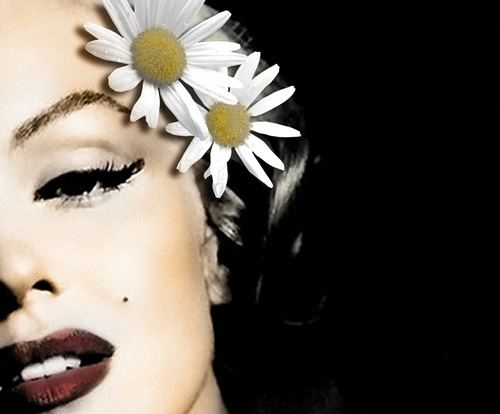
#> input picture fotos_flores_proyecto/flores/test/Image_103.jpg, 500 x 414 px; its folder holds only this picture in this run
$ python test_popup_procesamiento.py
#> lines starting #> are read from the running program, lines starting #| are printed output that depends on the picture
#> in show_image_processing_demo, original_image is the input picture: PIL image 500x414 RGB; mean R, G, B 96.7, 89.3, 80.9
### utils.py
"""
Utilidades generales para el proyecto.
Incluye funciones de procesamiento de imágenes, logging y helpers.
"""
import cv2
import numpy as np
from PIL import Image, ImageEnhance, ImageFilter
import os
import random
from datetime import datetime


class ImageProcessor:
    """Clase para procesamiento avanzado de imágenes con técnicas de ecualización y mejora."""

    @staticmethod
    def equalize_histogram_global(image):
        """
        Ecualización global de histograma.
        Mejora el contraste general de la imagen.
        """
        if isinstance(image, Image.Image):
            image = np.array(image)

        if len(image.shape) == 3:  # Color image
            # Convertir a espacio de color YCrCb
            ycrcb = cv2.cvtColor(image, cv2.COLOR_RGB2YCrCb)
#> ycrcb: shape (414, 500, 3); mean of channels 0, 1, 2 90.6, 132.4, 122.5
            # Ecualizar solo el canal Y (luminancia)
            ycrcb[:, :, 0] = cv2.equalizeHist(ycrcb[:, :, 0])
#> ycrcb: shape (414, 500, 3); mean of channels 0, 1, 2 84.5, 132.4, 122.5
            # Convertir de vuelta a RGB
            equalized = cv2.cvtColor(ycrcb, cv2.COLOR_YCrCb2RGB)
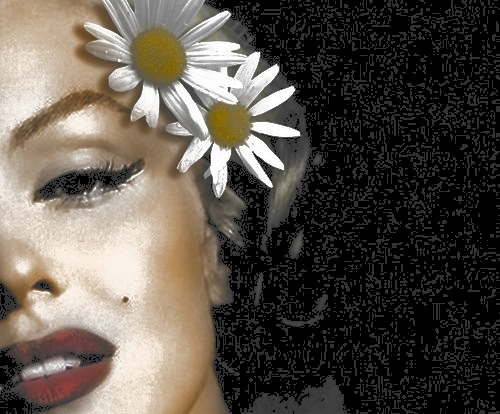
#> equalized: shape (414, 500, 3); mean R, G, B 90.6, 83.3, 74.8
        else:  # Grayscale
            equalized = cv2.equalizeHist(image)

        return Image.fromarray(equalized)

    @staticmethod
    def equalize_histogram_adaptive(image, clip_limit=2.0, tile_grid_size=(8, 8)):
        """
        Ecualización adaptativa de histograma (CLAHE).
        Mejora el contraste local, especialmente útil para imágenes subexpuestas.
        """
#> called with clip_limit = 2, tile_grid_size = (8, 8)
        if isinstance(image, Image.Image):
            image = np.array(image)

        if len(image.shape) == 3:  # Color image
            # Convertir a LAB para aplicar CLAHE en el canal L
            lab = cv2.cvtColor(image, cv2.COLOR_RGB2LAB)
#> lab: shape (414, 500, 3); mean of channels 0, 1, 2 92.4, 129.4, 133.3
            clahe = cv2.createCLAHE(clipLimit=clip_limit, tileGridSize=tile_grid_size)
            lab[:, :, 0] = clahe.apply(lab[:, :, 0])
#> lab: shape (414, 500, 3); mean of channels 0, 1, 2 86.9, 129.4, 133.3
            equalized = cv2.cvtColor(lab, cv2.COLOR_LAB2RGB)
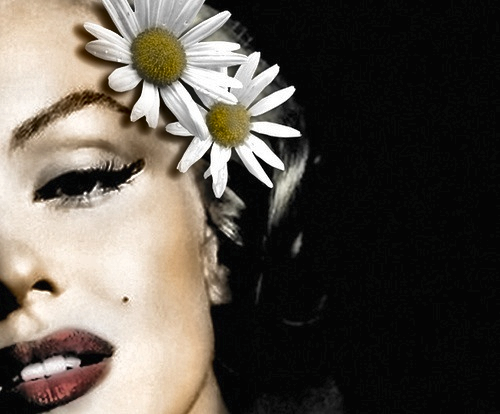
#> equalized: shape (414, 500, 3); mean R, G, B 91.3, 84.3, 75.9
        else:  # Grayscale
            clahe = cv2.createCLAHE(clipLimit=clip_limit, tileGridSize=tile_grid_size)
            equalized = clahe.apply(image)

        return Image.fromarray(equalized)

    # [26 lines left out: functions apply_gaussian_blur, apply_median_blur, apply_average_blur, not called in this run]

    @staticmethod
    def enhance_contrast(image, factor=1.5):
        """Mejora el contraste usando PIL."""
#> called with factor = 1.5
        if not isinstance(image, Image.Image):
            image = Image.fromarray(image)

        enhancer = ImageEnhance.Contrast(image)
        return enhancer.enhance(factor)

    @staticmethod
    def enhance_brightness(image, factor=1.2):
        """Ajusta el brillo de la imagen."""
#> called with factor = 0.6
        if not isinstance(image, Image.Image):
            image = Image.fromarray(image)

        enhancer = ImageEnhance.Brightness(image)
        return enhancer.enhance(factor)
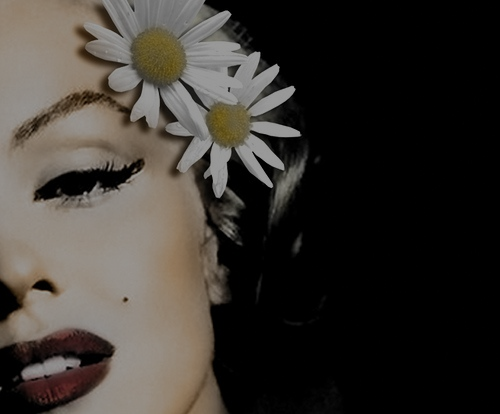
#> returned value: PIL image 500x414 RGB; mean R, G, B 57.7, 53.3, 48.2

    # [18 lines left out: functions sharpen_image, resize_image, not called in this run]

    @staticmethod
    def create_underexposed(image, factor=0.5):
        """Crea una versión subexpuesta de la imagen."""
        return ImageProcessor.enhance_brightness(image, factor)

    @staticmethod
    def create_overexposed(image, factor=1.5):
        """Crea una versión sobreexpuesta de la imagen."""
        return ImageProcessor.enhance_brightness(image, factor)
#> call 2 of enhance_brightness, with factor = 1.4
#> in enhance_brightness (call 2), `return enhancer.enhance(factor)`:
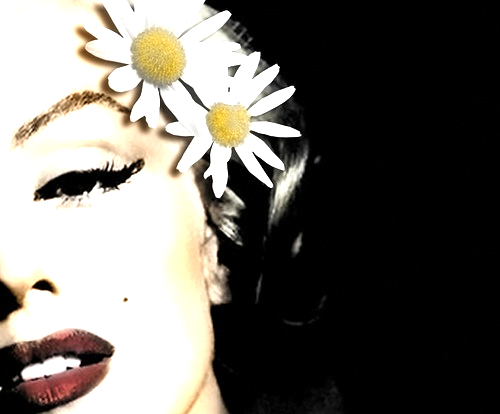
#> returned value: PIL image 500x414 RGB; mean R, G, B 109.2, 105.8, 100.1

    @staticmethod
    def calculate_metrics(image):
        """
        Calcula métricas de calidad de imagen:
        - Contraste (desviación estándar)
        - Entropía (medida de información)
        - Brillo promedio
        """
        if isinstance(image, Image.Image):
            image = np.array(image)

        # Convertir a escala de grises si es necesario
        if len(image.shape) == 3:
            gray = cv2.cvtColor(image, cv2.COLOR_RGB2GRAY)
        else:
            gray = image

        # Contraste (desviación estándar)
        contrast = np.std(gray)

        # Entropía
        histogram = cv2.calcHist([gray], [0], None, [256], [0, 256])
        histogram = histogram.ravel() / histogram.sum()
        entropy = -np.sum(histogram * np.log2(histogram + 1e-7))

        # Brillo promedio
        brightness = np.mean(gray)

        return {
            'contrast': contrast,
            'entropy': entropy,
            'brightness': brightness
        }

    # [32 lines left out: function preprocess_for_model, not called in this run]


class Logger:
    """Sistema de logging para el proyecto."""

    @staticmethod
    def log(message, level="INFO"):
        """Registra un mensaje con timestamp."""
        timestamp = datetime.now().strftime("%Y-%m-%d %H:%M:%S")
        print(f"[{timestamp}] [{level}] {message}")

    # [70 lines left out: functions log_metrics, load_random_object_sprite, load_random_flower_photo, load_random_flower_test_image, load_random_object_image, not called in this run]


def manhattan_distance(pos1, pos2):
    """Calcula la distancia Manhattan entre dos posiciones."""
    return abs(pos1[0] - pos2[0]) + abs(pos1[1] - pos2[1])


def euclidean_distance(pos1, pos2):
    """Calcula la distancia Euclidiana entre dos posiciones."""
    return np.sqrt((pos1[0] - pos2[0])**2 + (pos1[1] - pos2[1])**2)


# [17 lines left out: function get_neighbors, not called in this run]


# Variable global para mantener referencia a la última ventana abierta
_last_processing_window = None


def show_image_processing_demo(image_path, duration=5):
    """
    Muestra una ventana emergente con las técnicas de procesamiento aplicadas.
    Se cierra automáticamente después del tiempo especificado.
    Cierra la ventana anterior si existe.

    Args:
        image_path: Ruta a la imagen a procesar
        duration: Tiempo en segundos antes de cerrar (default: 5)
    """
    import matplotlib
    matplotlib.use('TkAgg')  # Backend para ventanas no bloqueantes
    import matplotlib.pyplot as plt
    from matplotlib.figure import Figure
    import threading

    global _last_processing_window

    try:
        # Cerrar la ventana anterior si existe
        if _last_processing_window is not None:
            try:
                plt.close(_last_processing_window)
                Logger.log("Ventana anterior cerrada")
            except:
                pass

        # Cargar imagen original
        original_image = Image.open(image_path)
        if original_image.mode == 'P' and 'transparency' in original_image.info:
            original_image = original_image.convert('RGBA')
        if original_image.mode != 'RGB':
            original_image = original_image.convert('RGB')

        # Aplicar técnicas de procesamiento
        techniques = {
            'Original': original_image,
            'Ecualización\nGlobal': ImageProcessor.equalize_histogram_global(original_image),
            'CLAHE\n(Adaptativa)': ImageProcessor.equalize_histogram_adaptive(original_image),
            'Contraste\nMejorado': ImageProcessor.enhance_contrast(original_image, factor=1.5),
            'Subexpuesta': ImageProcessor.create_underexposed(original_image, factor=0.6),
            'Sobreexpuesta': ImageProcessor.create_overexposed(original_image, factor=1.4),
        }

        # Crear figura
        fig, axes = plt.subplots(2, 3, figsize=(12, 7))
        fig.canvas.manager.set_window_title('🔬 Procesamiento de Imagen Detectada')
        fig.suptitle('🔬 Técnicas de Procesamiento Aplicadas en Tiempo Real',
                     fontsize=14, fontweight='bold')

        axes = axes.ravel()

        # Mostrar imágenes
        for idx, (name, img) in enumerate(techniques.items()):
            axes[idx].imshow(img)
            axes[idx].set_title(name, fontsize=10, fontweight='bold')
            axes[idx].axis('off')

            # Agregar métricas
            metrics = ImageProcessor.calculate_metrics(img)
            text = f"Contraste: {metrics['contrast']:.1f}\n"
            text += f"Entropía: {metrics['entropy']:.1f}\n"
            text += f"Brillo: {metrics['brightness']:.1f}"

            axes[idx].text(0.02, 0.98, text,
                    transform=axes[idx].transAxes,
                    verticalalignment='top',
                    bbox=dict(boxstyle='round', facecolor='yellow', alpha=0.7),
                    fontsize=8)
#> this loop made 6 passes
#> (name, contrast in calculate_metrics, entropy in calculate_metrics, brightness in calculate_metrics) on passes 1, 5, 6: ('Original', 104, 5.13, 90.56), ('Subexpuesta', 62.29, 4.36, 54.06), ('Sobreexpuesta', 118.8, 3.61, 106.2)
#> (contrast in calculate_metrics, entropy in calculate_metrics, brightness in calculate_metrics) on passes 2 to 4: (83.78, 4.88, 84.53), (95.17, 5.48, 85.47), (117.4, 3.22, 100.3)
#> pass 1, in calculate_metrics, `gray = cv2.cvtColor(image, cv2.COLOR_RGB2GRAY)`:
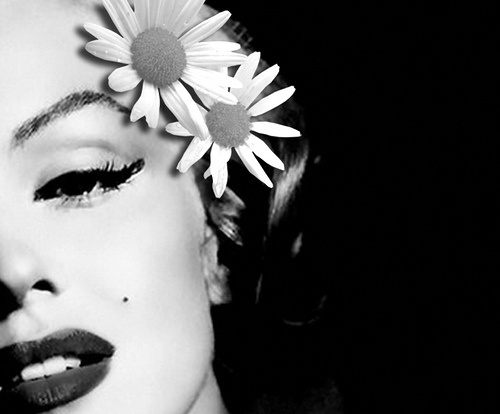
#> gray: shape (414, 500); min 0, max 255, mean 90.6
#> pass 2, in calculate_metrics (call 2), `gray = cv2.cvtColor(image, cv2.COLOR_RGB2GRAY)`:
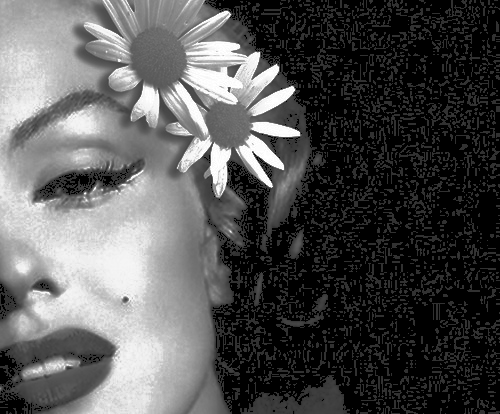
#> gray: shape (414, 500); min 0, max 255, mean 84.5
#> pass 3, in calculate_metrics (call 3), `gray = cv2.cvtColor(image, cv2.COLOR_RGB2GRAY)`:
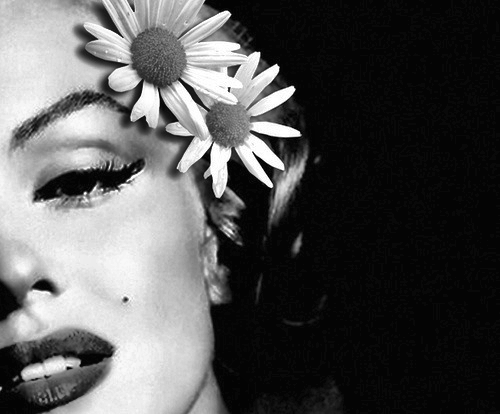
#> gray: shape (414, 500); min 2, max 255, mean 85.5

        # Agregar contador de tiempo
        filename = os.path.basename(image_path)
        fig.text(0.5, 0.02, f'📸 Imagen: {filename} | ⏰ Se cerrará en {duration} segundos',
                ha='center', fontsize=10, style='italic',
                bbox=dict(boxstyle='round', facecolor='lightblue', alpha=0.8))

        plt.tight_layout(rect=[0, 0.03, 1, 0.96])

        # Guardar referencia a esta ventana
        _last_processing_window = fig

        # Cerrar automáticamente después del tiempo especificado
        def close_window():
            import time
            time.sleep(duration)
            try:
                plt.close(fig)
                global _last_processing_window
                if _last_processing_window == fig:
                    _last_processing_window = None
            except:
                pass

        # Iniciar timer en thread separado
        timer_thread = threading.Thread(target=close_window, daemon=True)
        timer_thread.start()

        # Mostrar ventana (no bloqueante)
        plt.show(block=False)
        plt.pause(0.1)  # Pequeña pausa para que se renderice

        Logger.log(f"🔬 Ventana de procesamiento mostrada por {duration} segundos")

    except Exception as e:
        Logger.log(f"Error mostrando demo de procesamiento: {e}", "ERROR")
        import traceback
        traceback.print_exc()

### test_popup_procesamiento.py
"""
Prueba rápida de la funcionalidad de ventana emergente de procesamiento.
"""
from utils import show_image_processing_demo, Logger
import os

def test_popup():
    """Prueba la ventana emergente con una imagen de flor."""
    print("=" * 60)
    print("PRUEBA DE VENTANA EMERGENTE DE PROCESAMIENTO")
    print("=" * 60)

    # Buscar una imagen de flor
    test_dir = os.path.join("fotos_flores_proyecto", "flores", "test")

    if os.path.exists(test_dir):
        images = [f for f in os.listdir(test_dir) if f.endswith('.jpg')]
        if images:
            test_image = os.path.join(test_dir, images[0])
            print(f"\nUsando imagen de prueba: {test_image}")
            print("\n⏰ La ventana se cerrará automáticamente en 5 segundos...\n")

            show_image_processing_demo(test_image, duration=5)

            print("\n✅ Prueba completada!")
            print("Esta ventana aparecerá cada vez que la abeja detecte una flor u objeto.")
        else:
            print("❌ No se encontraron imágenes en el directorio de test")
    else:
        print(f"❌ No se encontró el directorio: {test_dir}")

if __name__ == "__main__":
    test_popup()

$ run again, on fotos_flores_proyecto/flores/test/Image_113.jpg
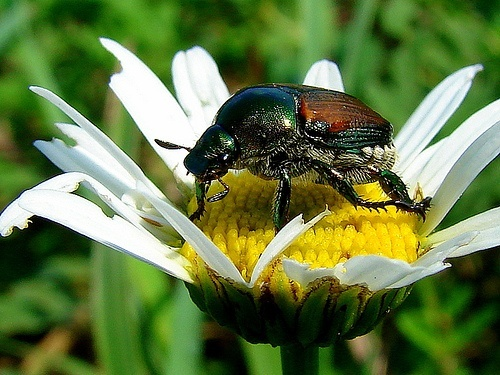
#> input picture fotos_flores_proyecto/flores/test/Image_113.jpg, 500 x 375 px
#> in show_image_processing_demo, original_image is the input picture: PIL image 500x375 RGB; mean R, G, B 98.7, 121.1, 67.1
#> in enhance_brightness (call 2), `return enhancer.enhance(factor)`:
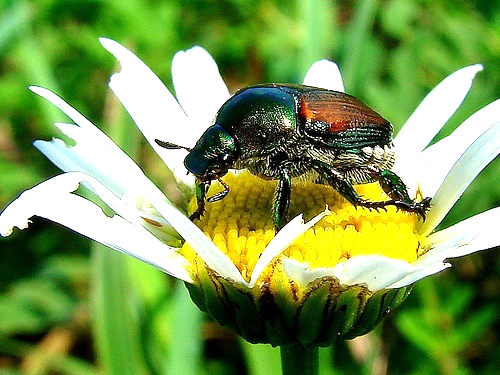
#> returned value: PIL image 500x375 RGB; mean R, G, B 123.6, 154.5, 81.7
#> the loop in show_image_processing_demo, `for idx, (name, img) in enumerate(techniques.items()):` made 6 passes
#> (name, contrast in calculate_metrics, entropy in calculate_metrics, brightness in calculate_metrics) on passes 1, 5, 6: ('Original', 74.54, 7.81, 108.2), ('Subexpuesta', 44.72, 7.08, 64.56), ('Sobreexpuesta', 81.75, 7.27, 137)
#> pass 3, in calculate_metrics (call 3), `gray = cv2.cvtColor(image, cv2.COLOR_RGB2GRAY)`:
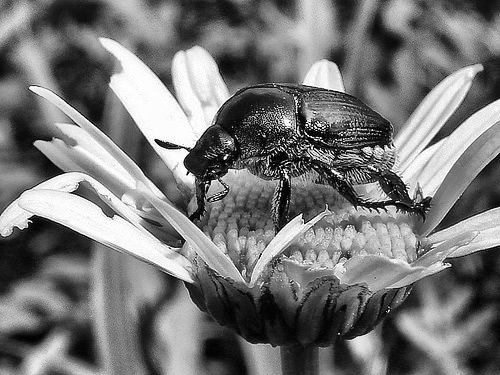
#> gray: shape (375, 500); min 2, max 255, mean 118.9
